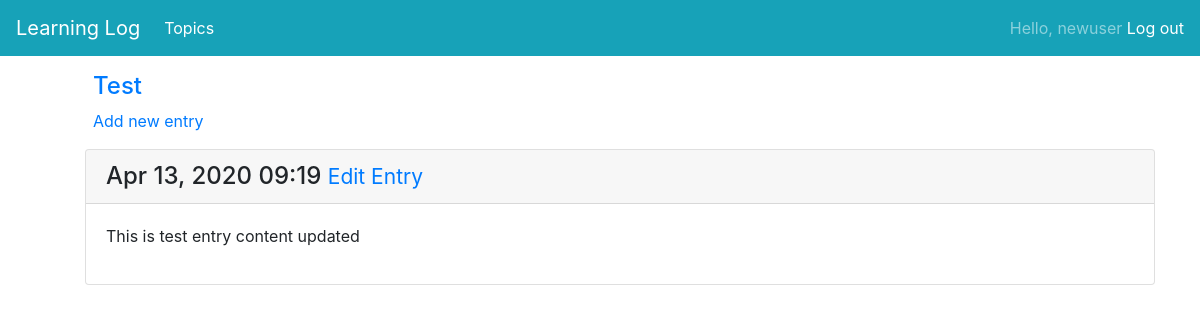
The app's page /topics/4/ (signed in), older data.
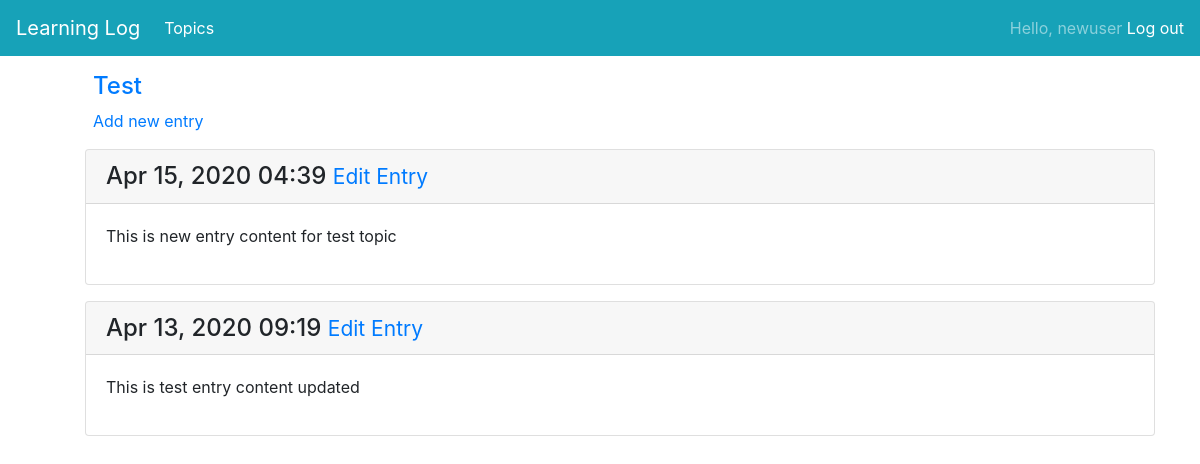
The same page, newer data.
### learning_logs/models.py (models this page shows, shortened)
class Topic(models.Model):
    text = models.CharField(max_length=200)
    date_added = models.DateTimeField(auto_now_add=True)
    owner = models.ForeignKey(User, on_delete=models.CASCADE)
    def __str__(self):
        return self.text

class Entry(models.Model):
    topic = models.ForeignKey(Topic, on_delete=models.CASCADE)
    text = models.TextField()
    date_added = models.DateTimeField(auto_now_add=True)
    class Meta:
        verbose_name_plural = 'entries'

### learning_logs/views.py (the view)
# urls.py: path('topics/<int:topic_id>/', views.topic, name='topic'),
@login_required
def topic(request, topic_id):
    topic = Topic.objects.get(id=topic_id)
    if topic.owner != request.user:
        raise Http404
    entries = topic.entry_set.order_by('-date_added')
    context = {'topic': topic, 'entries': entries}
    return render(request, 'topic.html', context)

### templates/topic.html
{% extends 'base.html' %}
{% load bootstrap4 %}
{% block content %}
    <div class="container mt-3">
    <div>
        <h4 class="text-primary ml-5">{{ topic }}</h4>
    </div>
    <p>
        <a href="{% url 'learning_logs:new_entry' topic.id %}" class="ml-5">Add new entry</a>
    </p>
    <ul>
    {% for entry in entries %}
        <div class="card mb-3">
        <h4 class="card-header">
            {{ entry.date_added|date:'M d, Y H:i' }}
            <small><a href="{% url 'learning_logs:edit_entry' entry.id %}">Edit Entry</a></small>
        </h4>
        <div class="card-body">{{ entry.text|linebreaks }}</div>
        </div>
            {% empty %}
            <li class="font-weight-bold text-info">There are no entries for this topic yet.</li>
    {% endfor %}
    </ul>
    </div>
{% endblock content %}

### templates/base.html (shortened to what this page needs)
{% load bootstrap4 %}
<!DOCTYPE html>
<html lang="en">
<head>
    {% bootstrap_css %}
</head>
<body>
    <nav class="navbar navbar-expand-lg navbar-dark bg-info">
        <a class="navbar-brand" href="{% url 'learning_logs:index' %}">Learning Log<span class="sr-only">(current)</span></a>
      <div class="collapse navbar-collapse" id="navbarText">
        <ul class="navbar-nav mr-auto">
          <li class="nav-item active">
              <a class="nav-link" href="{% url 'learning_logs:topics' %}">Topics</a>
          </li>
        </ul>
        <span class="navbar-text">
            {% if user.is_authenticated %}
                Hello, {{ user.username }}
                <a href="{% url 'users:logout' %}">Log out</a>
            {% else %}
                <a href="{% url 'users:register' %}">Register</a>
                <a href="{% url 'users:login' %}">Log In</a>
            {% endif %}
        </span>
      </div>
    </nav>
{% block content %}{% endblock content %}
</body>
</html>

Row changes from the older to the newer data that the page shows:
added Entry: date_added "Apr 15, 2020 04:39", text "This is new entry content for test topic"
